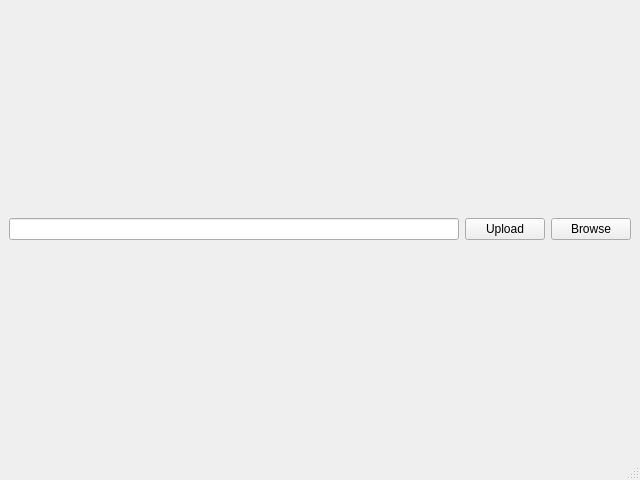
<?xml version="1.0" encoding="UTF-8"?>
<ui version="4.0">
 <class>MainWindow</class>
 <widget class="QMainWindow" name="MainWindow">
  <property name="geometry">
   <rect>
    <x>0</x>
    <y>0</y>
    <width>640</width>
    <height>480</height>
   </rect>
  </property>
  <property name="windowTitle">
   <string>Upload</string>
  </property>
  <widget class="QWidget" name="centralwidget">
   <layout class="QHBoxLayout" name="horizontalLayout">
    <item>
     <widget class="QLineEdit" name="lineEdit"/>
    </item>
    <item>
     <widget class="QPushButton" name="pushButton">
      <property name="text">
       <string>Upload</string>
      </property>
     </widget>
    </item>
    <item>
     <widget class="QPushButton" name="pb_browse">
      <property name="sizeIncrement">
       <size>
        <width>75</width>
        <height>23</height>
       </size>
      </property>
      <property name="baseSize">
       <size>
        <width>75</width>
        <height>23</height>
       </size>
      </property>
      <property name="text">
       <string>Browse</string>
      </property>
     </widget>
    </item>
   </layout>
  </widget>
  <widget class="QMenuBar" name="menubar">
   <property name="geometry">
    <rect>
     <x>0</x>
     <y>0</y>
     <width>640</width>
     <height>21</height>
    </rect>
   </property>
  </widget>
  <widget class="QStatusBar" name="statusbar"/>
 </widget>
 <resources/>
 <connections/>
</ui>
